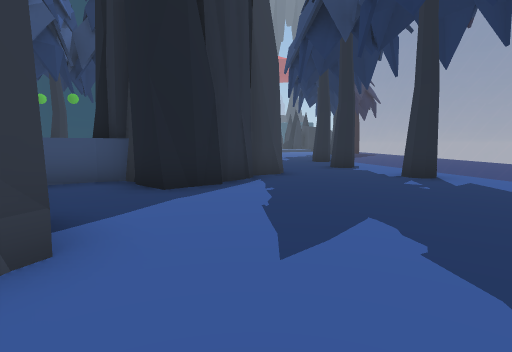
View 1 (above)

20 first-person views from a walk through a scene from a Unity 3-D project. The camera is 1.5 m above the floor, tilts 6° down and sees 80° across. The floor is counted in squares, 2 m on a side. Each view is taken from the middle of a square. On the plan, view 1 faces up. The plan holds only what a view shows up to about 10 squares ahead; the rest is blank. The place goes on beyond the plan. The player character is not drawn.

View 2
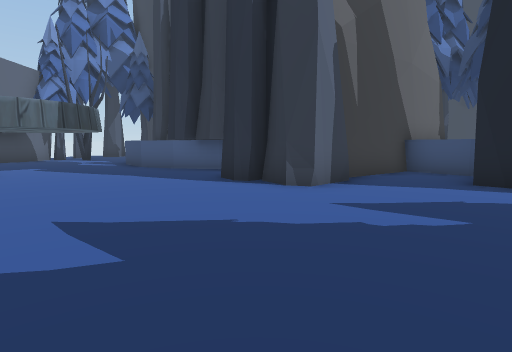

View 3
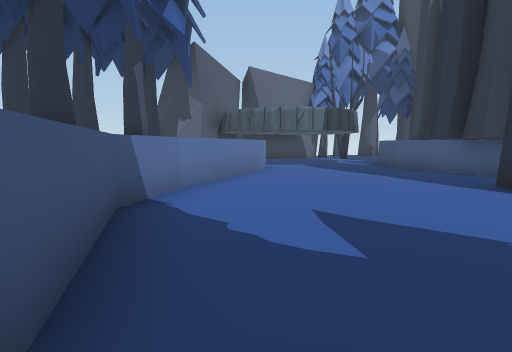

View 4
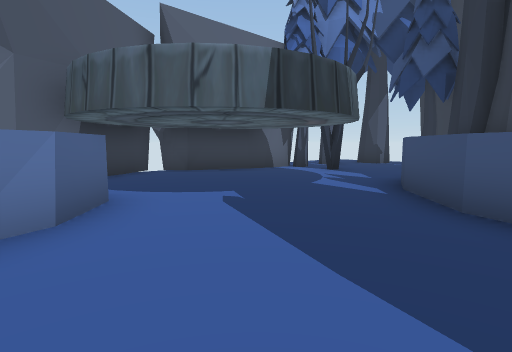

View 5
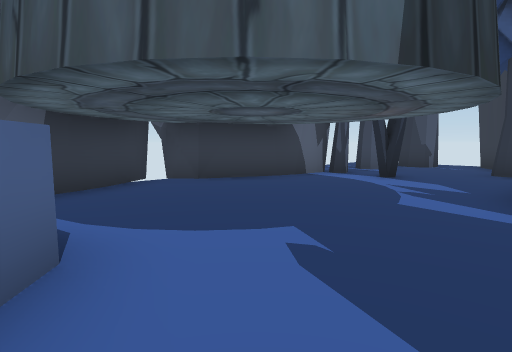

View 6
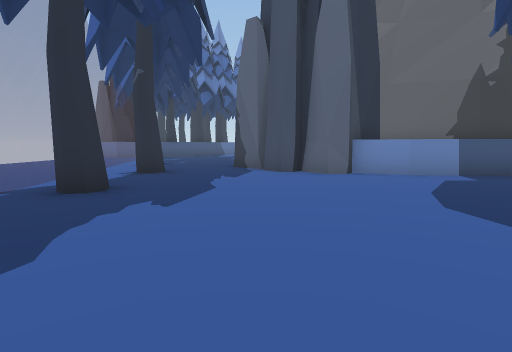

View 7
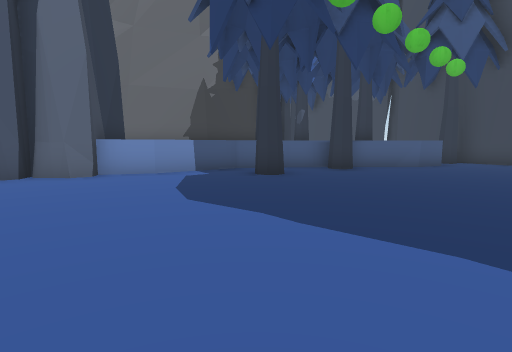

View 8
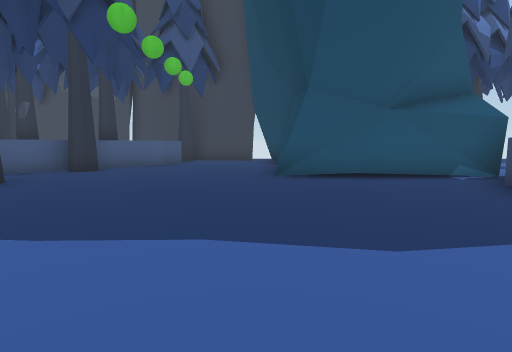

View 9
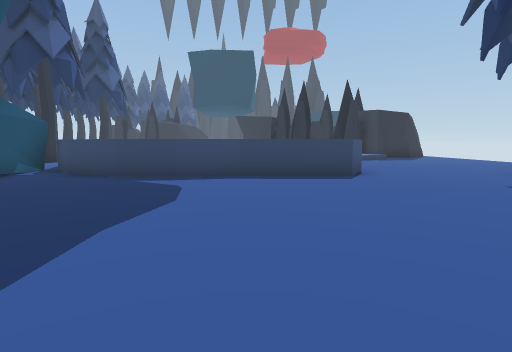

View 10
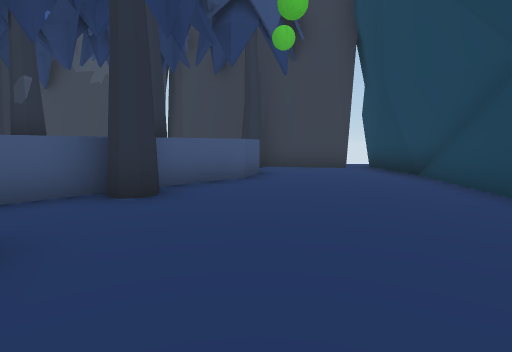

View 11
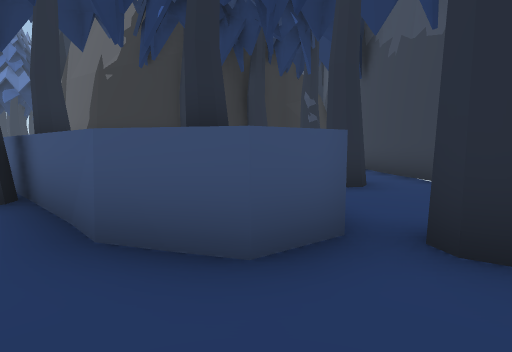

View 12
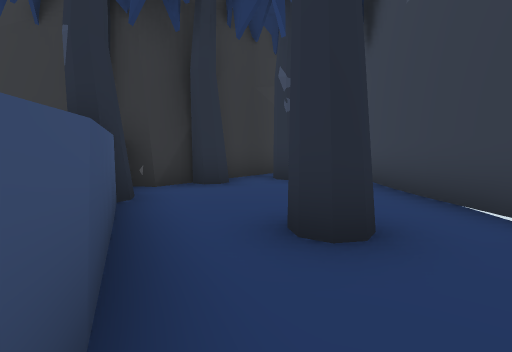

View 13
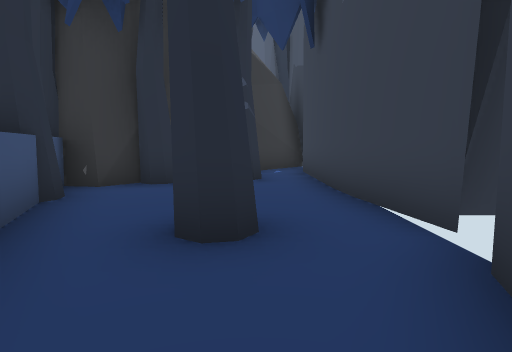

View 14
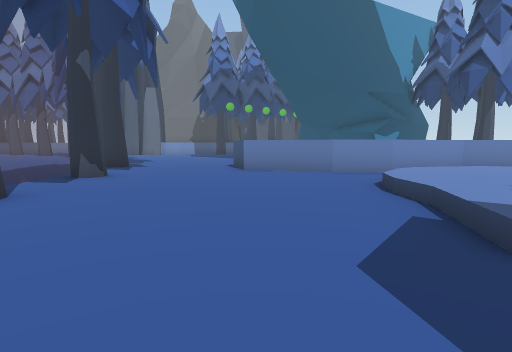

View 15
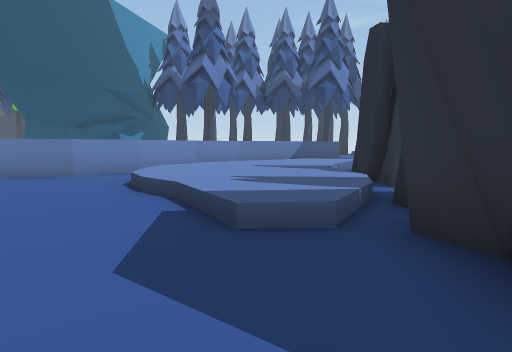

View 16
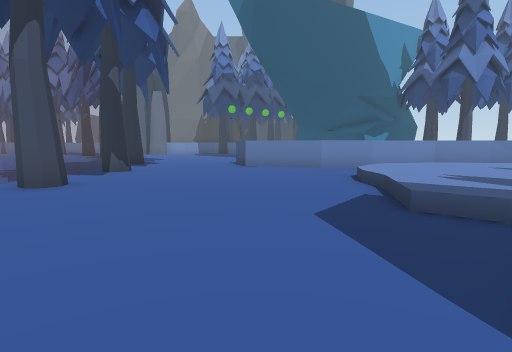

View 17
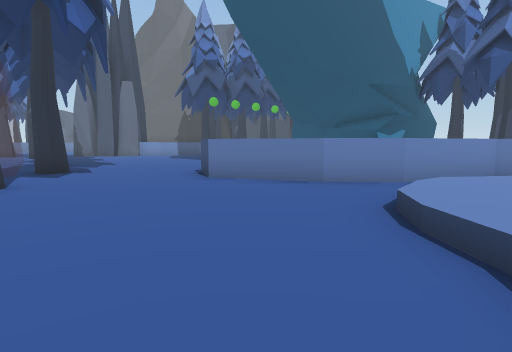

View 18
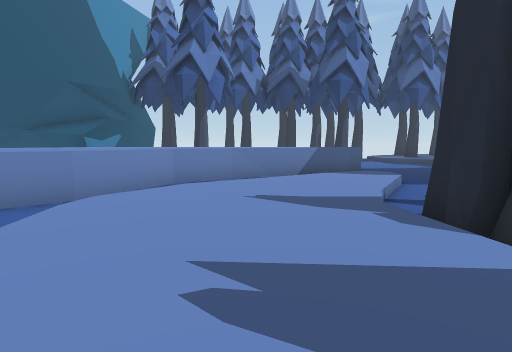

View 19
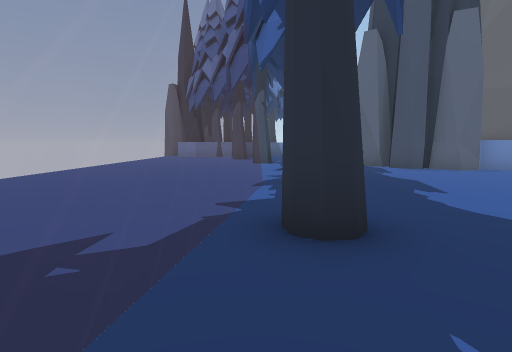

View 20
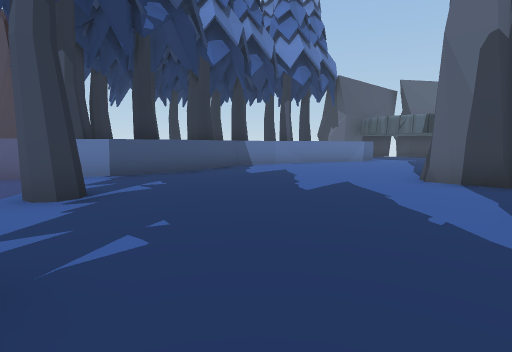

### Floor plan
Key: @ floor where view 1 was taken; # wall or solid block; . main floor; : floor 0.5 m higher than the main floor; / step, stairs or slope; = window, fence, low wall or low ledge; ^ raised ledge; T tree; R rock.
Columns run from 16 left of view 1 to 9 right of it. Each row starts with its distance up from view 1.
 32            ^  :::R//R.RRR
 31            ^  /::::::/.R..
 30             ^ /::::::/....
 29             ^../::::/.....
 28              ^../::/......
 27              ^^^..........
 26              ^^^^.........
 25              ^^^ ^........
 24              ^^  ^......T
 23          #^^ ^ ^^^......
 22          #..^^^.......T=
 21          #............=#
 20          #..........T=#
 19   ########...........=
 18   ##.................=
 17   #..................=
 16   #................T.=
 15   T.##..............=#
 14   ..###.............=
 13 ##..###T#.T........T#
 12 #...#T ^^...........=#
 11 #.T..^  T#^..........=
 10 #....T     ^^RRR...T.=
  9 #.....T       RRR....=
  8 #...T#T        RR....=
  7 #.T.##       RRRR...T#
  6 #..##      ###RR.....=
  5  .##       #..R.......
  4  ##        ##........T
  3             ##........=
  2              RR....... #
  1              RR.......T#
  0            #....@...##
 -1           ^.........#
 -2           ^........##
 -3          ^^.......##
 -4        ^^.......^##
 -5  ##.T.........^^  TT
 -6  #...........#
 -7   #...T......
 -8   #.T.T......  T
 -9     ..###....  T
-10         #####

Where each view was taken, in squares from view 1:
view 1: 0 up, 0 right, facing up
view 2: 1 up, 4 right, facing left
view 3: 1 up, 4 right, facing down-left
view 4: 2 down, 2 left, facing down-left
view 5: 4 down, 3 left, facing down-left
view 6: 18 up, 0 right, facing down
view 7: 18 up, 0 right, facing down-left
view 8: 18 up, 0 right, facing left
view 9: 15 up, 1 left, facing up
view 10: 15 up, 4 left, facing left
view 11: 17 up, 12 left, facing down
view 12: 14 up, 13 left, facing down
view 13: 14 up, 14 left, facing down
view 14: 30 up, 8 right, facing down-left
view 15: 30 up, 8 right, facing left
view 16: 31 up, 9 right, facing down-left
view 17: 29 up, 6 right, facing down-left
view 18: 30 up, 5 right, facing left
view 19: 19 up, 4 right, facing down
view 20: 8 up, 2 right, facing down
